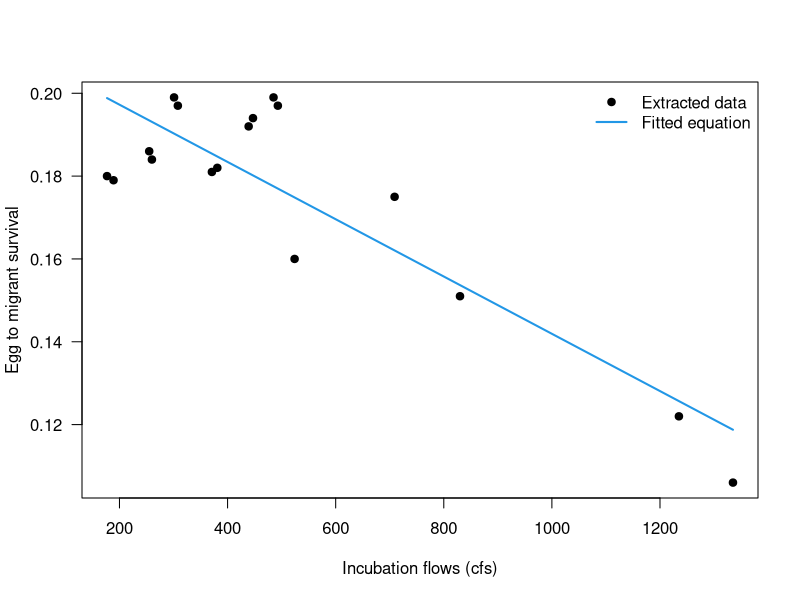

The R source for this figure:

# Relate egg to fry survival and peak flow as described in the references below by extracting data from plots, fitting models, and plotting
# last updated: AH Fullerton, 6/12/2023

# Beamer, E., and G. R. Pess. 1999. Effects of peak flows on chinook (Oncorhynchus tshawytscha) spawning success in two Puget Sound 
  # river basins. Pages 67-70 in Watershed Management to Protect Declining Species. Proceedings American Water Resources Association 
  # 1999 Annual Water Resources Conference, Seattle, WA.  

# Seiler, D., S. Neuhauser, and L. Kishimoto. 2002. 2001 Skagit River wild 0+ chinook production evalutaion. State of Washington 
  # Department of Fish and Wildlife, and Seattle City Light, Annual Report, Seattle, WA.

#--------------------------------------------------------------------------------------------------------------------------------------------

# Read in estimated data
# Empirical data points from Figure 2 were extracted using http://www.graphreader.com/ and saved in the .csv file
td <- read.csv("data/beamer_pess_1999_v2.csv")
plot_name <- "beamer_pess_1999_v2"

# X-variable
x <- td$x
xlb <- "Incubation flows (cfs)" # label used in plots

# Y-variable
y <- td$y
ylb <- "Egg to migrant survival" # label used in plots

# Convert response from percent to proportion
y <- y / 100

# Convert x-axis to something we can read on the plot (kcfs)
x <- x / 1000
x <- round(x)

# Create new dataset used for predicting (extending the X-value points from a few to many within the existing range)
xl <- round(seq(min(x), max(x), length.out = 1000))
nd <- as.data.frame(xl); colnames(nd) <- "x" #nls() which is used below needs this to be a dataframe with named variable as expected

# Fit a linear model
(m1 <- lm(y ~ x))
summary(m1)
m1.pred <- predict(m1)
cor(y, m1.pred) #test fit to see if this was an appropriate form
m1.pred <- predict(m1, newdata = nd)


# Plot graph (saved)
png(paste0("plots/", plot_name, ".png"), width = 5, height = 4, units = "in", res = 300)
plot(x, y, pch = 19, col = 1, las = 1, ylab = ylb, xlab = xlb)
lines(xl, m1.pred, col = 4, lwd = 2)
legend("topright", legend = c("Extracted data", "Fitted equation"), col = c(1, 4), lwd = c(NA, 2), pch = c(19, NA), bty = 'n')
dev.off()


